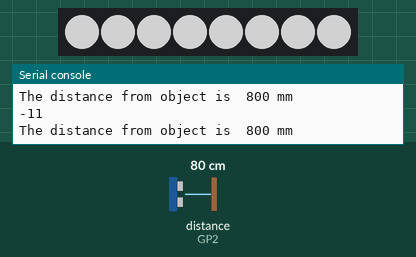
A program run on a simulated Raspberry Pi Pico running MicroPython. Shown: 8 RGB LEDs in strip order, left to right, the last lines printed to the serial console. Inputs (shaded band) come from the test bench; at power-on: distance to the obstacle (sensor on GP2) 80 cm. The echo pulse lasts 58.3 µs per cm; dim RGB values are drawn brighter than linear.

Above: at 1.2 s.
1.3 s: distance to the obstacle (sensor on GP2) set to 2 cm
At 1.9 s:
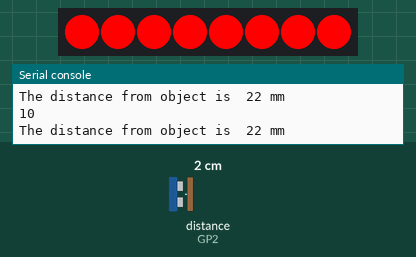
2.8 s: distance to the obstacle (sensor on GP2) set to 9 cm
At 3.9 s:
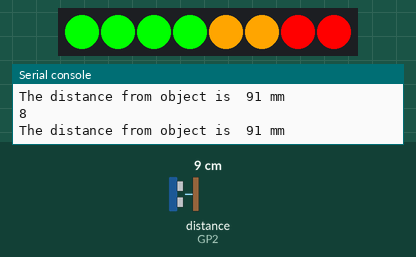
4.3 s: distance to the obstacle (sensor on GP2) set to 18 cm
At 5.2 s:
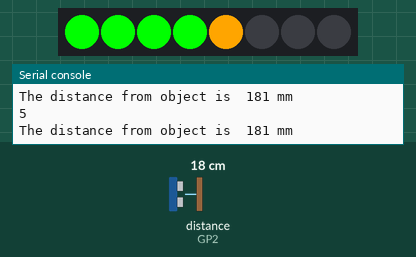
5.8 s: distance to the obstacle (sensor on GP2) set to 35 cm
At 6.3 s:
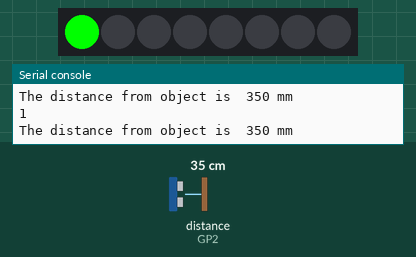
7.3 s: distance to the obstacle (sensor on GP2) set to 4 cm
At 7.8 s:
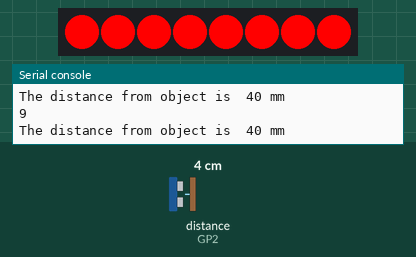
8.8 s: distance to the obstacle (sensor on GP2) set to 10 cm
At 9.9 s:
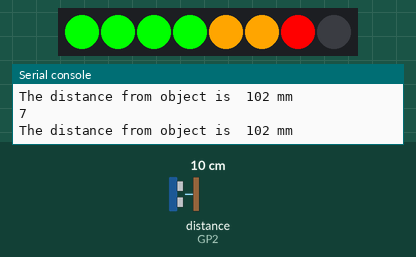
Timing chart, 0 to 11.3 s (numbered marks = the images above; inputs shaded):
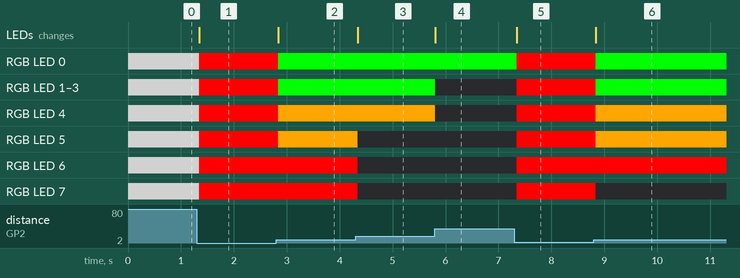

Measured:
- after the input at 1.3 s, RGB LED 0–7: RGB(120, 120, 120) → RGB(255, 0, 0) after 0.05 s; the LEDs: change after 0.05 s (image 1)
- after the input at 2.8 s, RGB LED 0–3: RGB(255, 0, 0) → RGB(0, 255, 0) at once; RGB LED 4, RGB LED 5: RGB(255, 0, 0) → RGB(255, 165, 0) at once; the LEDs: change at once (image 2)
- after the input at 4.3 s, RGB LED 5: RGB(255, 165, 0) → off at once; RGB LED 6, RGB LED 7: RGB(255, 0, 0) → off at once; the LEDs: change at once (image 3)
- after the input at 5.8 s, RGB LED 1–3: RGB(0, 255, 0) → off at once; RGB LED 4: RGB(255, 165, 0) → off at once; the LEDs: change at once (image 4)
- after the input at 7.3 s, RGB LED 0: RGB(0, 255, 0) → RGB(255, 0, 0) after 0.05 s; RGB LED 1–7: off → RGB(255, 0, 0) after 0.05 s; the LEDs: change after 0.05 s (image 5)
- after the input at 8.8 s, RGB LED 0–3: RGB(255, 0, 0) → RGB(0, 255, 0) at once; RGB LED 4, RGB LED 5: RGB(255, 0, 0) → RGB(255, 165, 0) at once; RGB LED 7: RGB(255, 0, 0) → off at once; the LEDs: change at once (image 6)

The program:

distance_warning.py
```python
from machine import Pin
import utime
import math
from ws2812 import WS2812

trigger = Pin(3, Pin.OUT)
echo = Pin(2, Pin.IN)
ws = WS2812(machine.Pin(0),8)

min_distance = 100
max_distance = 400
dist_range = max_distance - min_distance
current_amount = 0

white = [120,120,120]
green = [0,255,0]
orange = [255,165,0]
red = [255,0,0]
off = [0,0,0]

def flashing_lights(color,off,amount,speed):

    for i in range(amount):
        if ws[i] == off:
            ws[i] = color
        else:
            ws[i] = off

    ws.write()
    utime.sleep_ms(speed) #200


def lights_on(amount):

    global current_amount

    if current_amount == amount:
        return
    else:
        current_amount = amount

    if amount <= 0:
        for i in range(8):
            ws[i] = white
        ws.write()
        return

    if amount > 8:
        #flashing_lights(red,off,8,200)
        for i in range(8):
            ws[i] = red
        ws.write()
        return

    ws[0] = green if amount > 0 else off
    ws[1] = green if amount > 1 else off
    ws[2] = green if amount > 2 else off
    ws[3] = green if amount > 3 else off
    ws[4] = orange if amount > 4 else off
    ws[5] = orange if amount > 5 else off
    ws[6] = red if amount > 6 else off
    ws[7] = red if amount > 7 else off

    ws.write()


def light_range(measure_distance):
    diff = measure_distance - min_distance
    position = math.floor(8 - diff / dist_range * 8)
    print(position)
    lights_on(position)
    #return position

def ultra():
   trigger.low()
   utime.sleep_us(2)
   trigger.high()
   utime.sleep_us(5)
   trigger.low()
   while echo.value() == 0:
       signaloff = utime.ticks_us()
   while echo.value() == 1:
       signalon = utime.ticks_us()
   timepassed = signalon - signaloff
   distance = round(timepassed * 0.1715)
   light_range(distance)

   print("The distance from object is ",distance,"mm")
while True:
   ultra()
   utime.sleep_ms(50)
```
